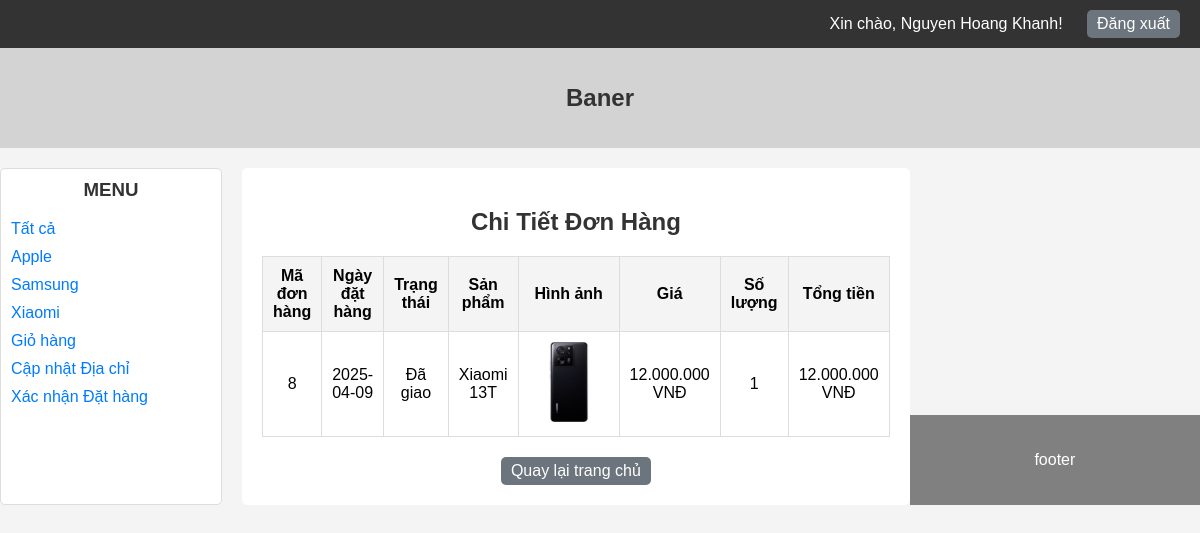
Page /TUAN7/pages/chitietdonhang.php (signed in) on the committed database.
### tables this page shows
CREATE TABLE `congty` (
  `idcty` int(11) NOT NULL,
  `tencty` varchar(100) NOT NULL,
  `dienthoai` varchar(15) DEFAULT NULL,
  `fax` varchar(15) DEFAULT NULL
);

CREATE TABLE `chitietdonhang` (
  `idctdh` int(11) NOT NULL,
  `iddh` int(11) DEFAULT NULL,
  `idsp` int(11) DEFAULT NULL,
  `soluong` int(11) DEFAULT NULL
);

CREATE TABLE `donhang` (
  `iddh` int(11) NOT NULL,
  `idkh` int(11) NOT NULL,
  `ngaydh` date NOT NULL,
  `trangthai` varchar(50) DEFAULT 'Chờ xử lý'
);

CREATE TABLE `sanpham` (
  `idsp` int(11) NOT NULL,
  `tensp` varchar(100) NOT NULL,
  `gia` decimal(10,2) DEFAULT NULL,
  `mota` text DEFAULT NULL,
  `hinh` varchar(255) DEFAULT NULL,
  `giamgia` decimal(5,2) DEFAULT NULL,
  `idcty` int(11) DEFAULT NULL
);

### TUAN7/class/csdltmdt.php (called while the page is built, shortened)
<?php
class csdltmdt {
    private $con;
    public function connect() {
        try {
            $this->con = new PDO("mysql:host=" . DB_HOST . ";dbname=" . DB_NAME, DB_USER, DB_PASS);
            $this->con->setAttribute(PDO::ATTR_ERRMODE, PDO::ERRMODE_EXCEPTION);
            $this->con->exec("SET CHARACTER SET utf8");
            $this->con->query("SET NAMES 'utf8'");
        } catch (PDOException $e) {
            echo "Không kết nối được CSDL: " . $e->getMessage();
            exit();
        }
        return $this->con;
    }
    public function danhsachcongty_combobox() {
        return $this->xuatdulieu("SELECT * FROM CONGTY ORDER BY tencty ASC");
    }
    private function xuatdulieu($sql) {
        $link = $this->connect();
        $stmt = $link->prepare($sql);
        $stmt->execute();
        return $stmt->fetchAll(PDO::FETCH_ASSOC);
    }
    public function getDonHangByKhachHang($idkh) {
        $sql = "SELECT dh.iddh, dh.ngaydh, dh.trangthai, ctdh.soluong, sp.tensp, sp.gia, sp.hinh
                FROM DONHANG dh
                JOIN CHITIETDONHANG ctdh ON dh.iddh = ctdh.iddh
                JOIN SANPHAM sp ON ctdh.idsp = sp.idsp
                WHERE dh.idkh = ?";
        $stmt = $this->connect()->prepare($sql);
        $stmt->execute([$idkh]);
        return $stmt->fetchAll(PDO::FETCH_ASSOC);
    }
}
?>

### TUAN7/pages/chitietdonhang.php (the view, shortened to what this page needs)
<?php
require_once '../layout/header.php';
require_once '../class/csdltmdt.php';
$idkh = $_SESSION['idkh'];
$db = new csdltmdt();
$donhangs = $db->getDonHangByKhachHang($idkh);
?>
<h2>Chi Tiết Đơn Hàng</h2>
<?php if (!empty($donhangs)): ?>
    <table align="center" border="1">
        <thead>
            <tr>
                <th>Mã đơn hàng</th>
                <th>Ngày đặt hàng</th>
                <th>Trạng thái</th>
                <th>Sản phẩm</th>
                <th>Hình ảnh</th>
                <th>Giá</th>
                <th>Số lượng</th>
                <th>Tổng tiền</th>
            </tr>
        </thead>
        <tbody>
            <?php foreach ($donhangs as $dh): ?>
                <tr>
                    <td><?php echo htmlspecialchars($dh['iddh']); ?></td>
                    <td><?php echo htmlspecialchars($dh['ngaydh']); ?></td>
                    <td><?php echo htmlspecialchars($dh['trangthai']); ?></td>
                    <td><?php echo htmlspecialchars($dh['tensp']); ?></td>
                    <td>
                        <?php if (!empty($dh['hinh'])): ?>
                            <img src="<?php echo htmlspecialchars($dh['hinh']); ?>" alt="<?php echo htmlspecialchars($dh['tensp']); ?>" width="80">
                        <?php else: ?>
                            <span>Không có hình ảnh</span>
                        <?php endif; ?>
                    </td>
                    <td><?php echo number_format($dh['gia'], 0, ',', '.') . ' VNĐ'; ?></td>
                    <td><?php echo htmlspecialchars($dh['soluong']); ?></td>
                    <td><?php echo number_format($dh['gia'] * $dh['soluong'], 0, ',', '.') . ' VNĐ'; ?></td>
                </tr>
            <?php endforeach; ?>
        </tbody>
    </table>
<?php else: ?>
    <p style="text-align: center;">Bạn chưa có đơn hàng nào!</p>
<?php endif; ?>
<div style="text-align: center; margin-top: 20px;">
    <a href="/THUCHANHPHP/TUAN7/index.php" class="btn">Quay lại trang chủ</a>
</div>
<?php
require_once '../layout/footer.php';
?>

### TUAN7/layout/header.php (shortened to what this page needs)
<?php
require_once dirname(__DIR__) . '/class/csdltmdt.php';
$db = new csdltmdt();
$congTys = $db->danhsachcongty_combobox();
?>
<!DOCTYPE html>
<html lang="vi">
<head>
    <link rel="stylesheet" href="/THUCHANHPHP/TUAN7/css/style.css">
</head>
<body>
    <div class="auth-bar">
        <?php if (isset($_SESSION['admin'])): ?>
            <span>Xin chào, Admin!</span>
            <a href="/THUCHANHPHP/TUAN7/pages/dangxuat.php" class="btn">Đăng xuất</a>
        <?php elseif (isset($_SESSION['idkh'])): ?>
            <span>Xin chào, <?php echo htmlspecialchars($_SESSION['tenkh']); ?>!</span>
            <a href="/THUCHANHPHP/TUAN7/pages/dangxuat.php" class="btn">Đăng xuất</a>
        <?php else: ?>
            <a href="/THUCHANHPHP/TUAN7/pages/dangnhap.php" class="btn">Đăng nhập</a>
            <a href="/THUCHANHPHP/TUAN7/pages/dangky.php" class="btn">Đăng ký</a>
        <?php endif; ?>
    </div>
    <div class="banner">
        <h1>Baner </h1>
    </div>
    <div class="wrapper">
        <div class="container">
            <div class="sidebar">
                <h3>MENU</h3>
                <ul>
                    <li><a href="/THUCHANHPHP/TUAN7/index.php">Tất cả</a></li>
                    <?php foreach ($congTys as $cty): ?>
                        <li><a href="/THUCHANHPHP/TUAN7/index.php?thuonghieu=<?php echo $cty['idcty']; ?>"><?php echo htmlspecialchars($cty['tencty']); ?></a></li>
                    <?php endforeach; ?>
                    <?php if (isset($_SESSION['idkh'])): ?>
                        <li><a href="/THUCHANHPHP/TUAN7/pages/giohang.php">Giỏ hàng</a></li>
                        <li><a href="/THUCHANHPHP/TUAN7/pages/capnhatdiachinhanhang.php">Cập nhật Địa chỉ</a></li>
                        <li><a href="/THUCHANHPHP/TUAN7/pages/chitietdonhang.php">Xác nhận Đặt hàng</a></li>
                    <?php endif; ?>
                </ul>
            </div>
            <div class="main-content">

### TUAN7/layout/footer.php (shortened to what this page needs)
</div>
</div>
<footer>
    <p>footer</p>
</footer>
</body>
</html>

### TUAN7/css/style.css (style rules this page uses)
body { font-family: Arial, sans-serif; margin: 0; padding: 0; background-color: #f4f4f4; }
.auth-bar { text-align: right; padding: 10px; background-color: #333; color: white; }
.auth-bar a, .auth-bar span { color: white; margin: 0 10px; text-decoration: none; }
.btn { display: inline-block; padding: 5px 10px; background-color: #6c757d; color: white; border-radius: 5px; text-decoration: none; text-align: center; }
.banner { text-align: center; padding: 20px; background-color: #d3d3d3; }
.banner h1 { color: #333; font-size: 24px; }
.container { display: flex; }
.sidebar { width: 200px; background-color: #fff; border: 1px solid #ddd; border-radius: 5px; }
.sidebar h3 { margin-top: 0; color: #333; }
.sidebar ul { list-style: none; padding: 0; }
.sidebar ul li { margin: 10px 0; }
.sidebar ul li a { color: #007bff; text-decoration: none; }
.main-content { flex: 1; padding-left: 80px; margin-left: 20px; }
h2, h3 { text-align: center; color: #333; }
table { margin: 20px auto; border-collapse: collapse; background-color: white; }
table td, table th { padding: 10px; border: 1px solid #ddd; }
table th { background-color: #f4f4f4; }
table { width: 50%; margin: 20px auto; border-collapse: collapse; }
th, td { padding: 10px; text-align: center; border: 1px solid #ddd; }
th { background-color: #f2f2f2; }
.btn { display: inline-block; padding: 10px 20px; background-color: #4CAF50; color: white; text-decoration: none; border-radius: 5px; }
footer { background-color: #808080; color: #fff; text-align: center; padding: 20px; width: 100%; margin-top: auto; }

### TUAN7/layout/header.php (style rules this page uses)
body { font-family: Arial, sans-serif; margin: 0; padding: 0; background-color: #f4f4f4; }
.auth-bar { text-align: right; padding: 10px; background-color: #333; color: white; }
.auth-bar a, .auth-bar span { color: white; margin: 0 10px; text-decoration: none; }
.btn { display: inline-block; padding: 5px 10px; background-color: #6c757d; color: white; border-radius: 5px; text-decoration: none; text-align: center; }
.banner { text-align: center; padding: 20px; background-color: #d3d3d3; }
.banner h1 { color: #333; font-size: 24px; }
.wrapper { display: flex; justify-content: center; padding: 20px 0; }
.container { width: 1000px; display: flex; }
.sidebar { width: 200px; background-color: #fff; border: 1px solid #ddd; border-radius: 5px; padding: 10px; }
.sidebar h3 { margin-top: 0; color: #333; }
.sidebar ul { list-style: none; padding: 0; }
.sidebar ul li { margin: 10px 0; }
.sidebar ul li a { color: #007bff; text-decoration: none; }
.main-content { flex: 1; padding: 20px; margin-left: 20px; background-color: #fff; border-radius: 5px; }
h2, h3 { text-align: center; color: #333; }
footer { background-color: #808080; color: #fff; text-align: center; padding: 20px; width: 100%; margin-top: auto; }

### rows in the picture
congty: tencty "Apple"
congty: tencty "Samsung"
congty: tencty "Xiaomi"
chitietdonhang: iddh.iddh "8", iddh.ngaydh "2025-04-09", iddh.trangthai "Đã giao", idsp.tensp "Xiaomi 13T", idsp.hinh (picture), idsp.gia "12.000.000", soluong "1", $dh['gia'] * $dh['soluong'] "12.000.000"

### other values in the picture
$_SESSION['tenkh'] "Nguyen Hoang Khanh"
